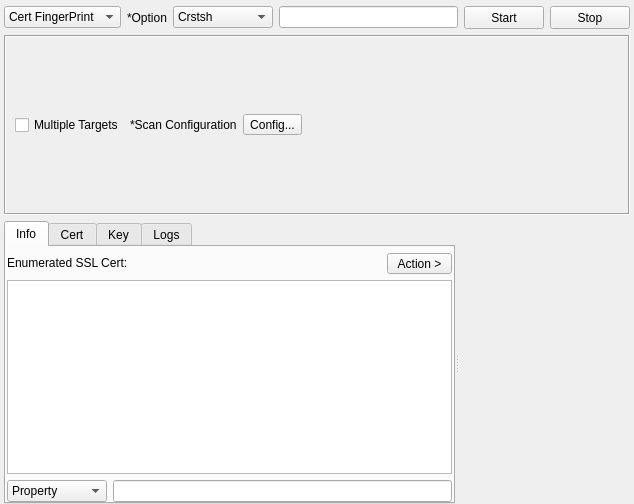
<?xml version="1.0" encoding="UTF-8"?>
<ui version="4.0">
 <class>SSLEnum</class>
 <widget class="QWidget" name="SSLEnum">
  <property name="geometry">
   <rect>
    <x>0</x>
    <y>0</y>
    <width>634</width>
    <height>504</height>
   </rect>
  </property>
  <property name="windowTitle">
   <string>SSL Certificate Tool</string>
  </property>
  <layout class="QVBoxLayout" name="verticalLayout_2">
   <property name="leftMargin">
    <number>4</number>
   </property>
   <property name="topMargin">
    <number>6</number>
   </property>
   <property name="rightMargin">
    <number>4</number>
   </property>
   <property name="bottomMargin">
    <number>0</number>
   </property>
   <item>
    <layout class="QHBoxLayout" name="horizontalLayout">
     <item>
      <widget class="QComboBox" name="comboBoxTargetType">
       <property name="minimumSize">
        <size>
         <width>110</width>
         <height>0</height>
        </size>
       </property>
       <item>
        <property name="text">
         <string>Cert FingerPrint</string>
        </property>
       </item>
       <item>
        <property name="text">
         <string>Hostname</string>
        </property>
       </item>
      </widget>
     </item>
     <item>
      <widget class="QLabel" name="labelOption">
       <property name="text">
        <string>*Option</string>
       </property>
      </widget>
     </item>
     <item>
      <widget class="QComboBox" name="comboBoxOption">
       <property name="minimumSize">
        <size>
         <width>100</width>
         <height>0</height>
        </size>
       </property>
       <item>
        <property name="text">
         <string>Crstsh</string>
        </property>
       </item>
       <item>
        <property name="text">
         <string>Certspotter</string>
        </property>
       </item>
      </widget>
     </item>
     <item>
      <widget class="QLineEdit" name="lineEditTarget"/>
     </item>
     <item>
      <widget class="QPushButton" name="buttonStart">
       <property name="minimumSize">
        <size>
         <width>75</width>
         <height>23</height>
        </size>
       </property>
       <property name="sizeIncrement">
        <size>
         <width>0</width>
         <height>0</height>
        </size>
       </property>
       <property name="text">
        <string>Start</string>
       </property>
      </widget>
     </item>
     <item>
      <widget class="QPushButton" name="buttonStop">
       <property name="minimumSize">
        <size>
         <width>75</width>
         <height>23</height>
        </size>
       </property>
       <property name="sizeIncrement">
        <size>
         <width>0</width>
         <height>0</height>
        </size>
       </property>
       <property name="text">
        <string>Stop</string>
       </property>
      </widget>
     </item>
    </layout>
   </item>
   <item>
    <widget class="QFrame" name="frame">
     <property name="frameShape">
      <enum>QFrame::Box</enum>
     </property>
     <property name="frameShadow">
      <enum>QFrame::Sunken</enum>
     </property>
     <layout class="QHBoxLayout" name="horizontalLayout_2">
      <item>
       <widget class="QCheckBox" name="checkBoxMultipleTargets">
        <property name="text">
         <string>Multiple Targets</string>
        </property>
       </widget>
      </item>
      <item>
       <widget class="QLabel" name="label">
        <property name="text">
         <string>*Scan Configuration</string>
        </property>
       </widget>
      </item>
      <item>
       <widget class="QToolButton" name="buttonConfig">
        <property name="text">
         <string>Config...</string>
        </property>
       </widget>
      </item>
      <item>
       <spacer name="horizontalSpacer">
        <property name="orientation">
         <enum>Qt::Horizontal</enum>
        </property>
        <property name="sizeHint" stdset="0">
         <size>
          <width>396</width>
          <height>20</height>
         </size>
        </property>
       </spacer>
      </item>
     </layout>
    </widget>
   </item>
   <item>
    <widget class="QSplitter" name="splitter">
     <property name="orientation">
      <enum>Qt::Horizontal</enum>
     </property>
     <widget class="QTabWidget" name="tabWidget">
      <property name="currentIndex">
       <number>0</number>
      </property>
      <widget class="QWidget" name="tabInfo">
       <attribute name="title">
        <string>Info</string>
       </attribute>
       <layout class="QVBoxLayout" name="verticalLayout">
        <property name="leftMargin">
         <number>1</number>
        </property>
        <property name="topMargin">
         <number>6</number>
        </property>
        <property name="rightMargin">
         <number>1</number>
        </property>
        <property name="bottomMargin">
         <number>0</number>
        </property>
        <item>
         <layout class="QHBoxLayout" name="horizontalLayout_3">
          <item>
           <widget class="QLabel" name="label_2">
            <property name="sizePolicy">
             <sizepolicy hsizetype="Maximum" vsizetype="Maximum">
              <horstretch>0</horstretch>
              <verstretch>0</verstretch>
             </sizepolicy>
            </property>
            <property name="text">
             <string>Enumerated SSL Cert:</string>
            </property>
           </widget>
          </item>
          <item>
           <widget class="QLabel" name="labelResultsCount">
            <property name="sizePolicy">
             <sizepolicy hsizetype="Preferred" vsizetype="Preferred">
              <horstretch>0</horstretch>
              <verstretch>0</verstretch>
             </sizepolicy>
            </property>
            <property name="text">
             <string/>
            </property>
           </widget>
          </item>
          <item>
           <widget class="QToolButton" name="toolButton">
            <property name="minimumSize">
             <size>
              <width>65</width>
              <height>20</height>
             </size>
            </property>
            <property name="text">
             <string>Action &gt;</string>
            </property>
           </widget>
          </item>
         </layout>
        </item>
        <item>
         <widget class="QTreeView" name="treeResults">
          <property name="acceptDrops">
           <bool>false</bool>
          </property>
          <property name="alternatingRowColors">
           <bool>true</bool>
          </property>
          <property name="selectionMode">
           <enum>QAbstractItemView::SingleSelection</enum>
          </property>
          <attribute name="headerCascadingSectionResizes">
           <bool>true</bool>
          </attribute>
          <attribute name="headerMinimumSectionSize">
           <number>220</number>
          </attribute>
          <attribute name="headerDefaultSectionSize">
           <number>220</number>
          </attribute>
          <attribute name="headerHighlightSections">
           <bool>true</bool>
          </attribute>
         </widget>
        </item>
        <item>
         <layout class="QHBoxLayout" name="horizontalLayout_4">
          <item>
           <widget class="QComboBox" name="comboBox_3">
            <property name="minimumSize">
             <size>
              <width>100</width>
              <height>0</height>
             </size>
            </property>
            <item>
             <property name="text">
              <string>Property</string>
             </property>
            </item>
            <item>
             <property name="text">
              <string>Value</string>
             </property>
            </item>
           </widget>
          </item>
          <item>
           <widget class="QLineEdit" name="lineEditFilter"/>
          </item>
         </layout>
        </item>
       </layout>
      </widget>
      <widget class="QWidget" name="tabRaw">
       <attribute name="title">
        <string>Cert</string>
       </attribute>
       <layout class="QVBoxLayout" name="verticalLayout_4">
        <property name="leftMargin">
         <number>1</number>
        </property>
        <property name="topMargin">
         <number>6</number>
        </property>
        <property name="rightMargin">
         <number>1</number>
        </property>
        <property name="bottomMargin">
         <number>0</number>
        </property>
        <item>
         <widget class="QPlainTextEdit" name="plainTextEditRawCert">
          <property name="textInteractionFlags">
           <set>Qt::TextSelectableByKeyboard|Qt::TextSelectableByMouse</set>
          </property>
         </widget>
        </item>
       </layout>
      </widget>
      <widget class="QWidget" name="tabKey">
       <attribute name="title">
        <string>Key</string>
       </attribute>
       <layout class="QVBoxLayout" name="verticalLayout_5">
        <property name="leftMargin">
         <number>1</number>
        </property>
        <property name="topMargin">
         <number>6</number>
        </property>
        <property name="rightMargin">
         <number>1</number>
        </property>
        <property name="bottomMargin">
         <number>0</number>
        </property>
        <item>
         <widget class="QPlainTextEdit" name="plainTextEditRawKey">
          <property name="textInteractionFlags">
           <set>Qt::TextSelectableByKeyboard|Qt::TextSelectableByMouse</set>
          </property>
         </widget>
        </item>
       </layout>
      </widget>
      <widget class="QWidget" name="tabLogs">
       <attribute name="title">
        <string>Logs</string>
       </attribute>
       <layout class="QVBoxLayout" name="verticalLayout_3">
        <property name="leftMargin">
         <number>2</number>
        </property>
        <property name="topMargin">
         <number>6</number>
        </property>
        <property name="rightMargin">
         <number>2</number>
        </property>
        <property name="bottomMargin">
         <number>0</number>
        </property>
        <item>
         <widget class="QPlainTextEdit" name="plainTextEditLogs"/>
        </item>
       </layout>
      </widget>
     </widget>
     <widget class="InputWidget" name="targets" native="true">
      <property name="minimumSize">
       <size>
        <width>0</width>
        <height>150</height>
       </size>
      </property>
     </widget>
    </widget>
   </item>
  </layout>
 </widget>
 <customwidgets>
  <customwidget>
   <class>InputWidget</class>
   <extends>QWidget</extends>
   <header>src/widgets/InputWidget.h</header>
   <container>1</container>
  </customwidget>
 </customwidgets>
 <resources/>
 <connections/>
</ui>
